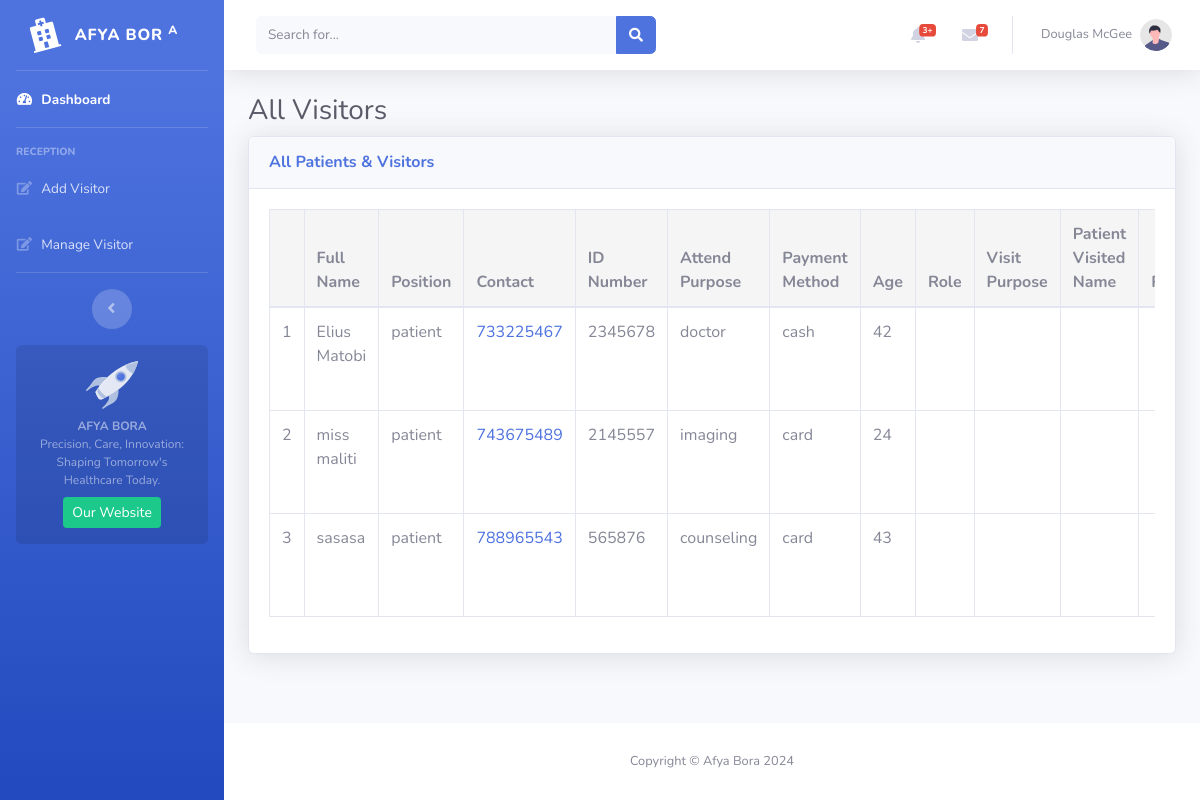
Before: /reception/allpatientsvisitors.php with the older database file.
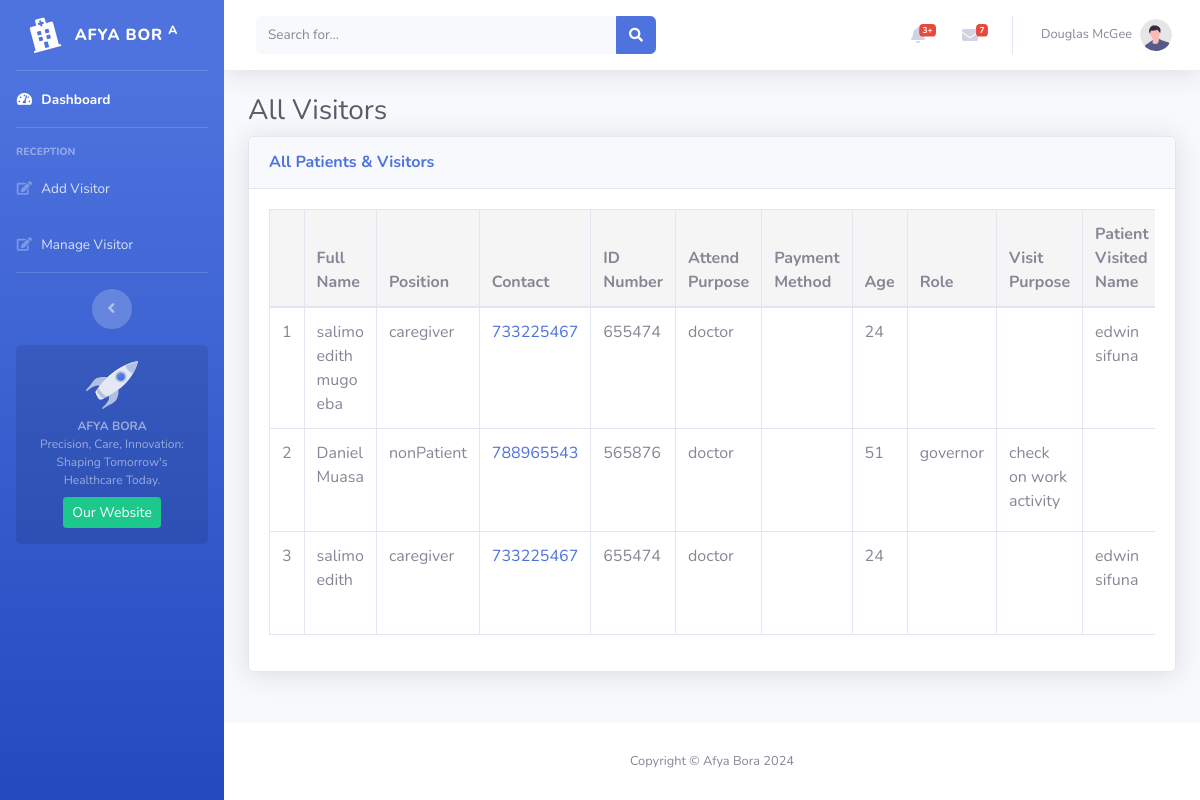
After: the same page with the newer database file.
### tables this page shows
CREATE TABLE `visitors` (
  `id` int NOT NULL,
  `fullname` varchar(255) NOT NULL,
  `position` varchar(255) NOT NULL,
  `contact` int NOT NULL,
  `idNumber` int NOT NULL,
  `attendPurpose` varchar(255) NOT NULL,
  `paymentMethod` varchar(255) NOT NULL,
  `age` int NOT NULL,
  `role` text NOT NULL,
  `visitPurpose` text NOT NULL,
  `patientVisitedName` text NOT NULL,
  `relationship` text NOT NULL,
  `timeIn` timestamp NULL DEFAULT CURRENT_TIMESTAMP,
  `timeOut` timestamp NOT NULL
);

### reception/allpatientsvisitors.php (the view, shortened to what the changed rows need)
<!DOCTYPE html>
<html lang="en">
<head>
    <link href="../vendor/fontawesome-free/css/all.min.css" rel="stylesheet" type="text/css">
    <link href="../css/sb-admin-2.min.css" rel="stylesheet">
</head>
<body id="page-top">
    <div id="wrapper">
        <div id="content-wrapper" class="d-flex flex-column">
            <div id="content">
                    <div class="container-fluid">
                        <h1 class="h3 mb-2 text-gray-800">All Visitors</h1>
                        <div class="card shadow mb-4">
                            <div class="card-body">
                                <div class="table-responsive">
                                    <table class="table table-bordered" id="dataTable" width="100%" cellspacing="0">
                                    <thead>
                                    <?php
require('../database/config.php');
$sql = "SELECT * FROM visitors";
$result = mysqli_query($conn, $sql);
if ($result) {
    if (mysqli_num_rows($result) > 0) {
        echo '<tr style="background-color:whitesmoke;border:2px;">
        <th></th>
        <th>Full Name</th>
        <th>Position</th>
        <th>Contact</th>
        <th>ID Number</th>
        <th>Attend Purpose</th>
        <th>Payment Method</th>
        <th>Age</th>
        <th>Role</th>
        <th>Visit Purpose</th>
        <th>Patient Visited Name</th>
        <th>Relationship</th>
        <th>TimeIn</th>
        <th>TimeOut</th>
        </tr>';
   echo "</thead>";
   echo "<tbody>";
        $count=1;
        while ($row = mysqli_fetch_assoc($result)) {
            echo "<tr>";
            echo "<form method='post' action=''>";
            echo "<td>" . $count . "</td>";
            echo "<td>" . $row['fullname'] . "</td>";
            echo "<td>" . $row['position'] . "</td>";
            echo "<td><a href='tel:" . $row['contact'] . "'>" . $row['contact'] . "</a></td>";
            echo "<td>" . $row['idNumber'] . "</td>";
            echo "<td>" . $row['attendPurpose'] . "</td>";
            echo "<td>" . $row['paymentMethod'] . "</td>";
            echo "<td>" . $row['age'] . "</td>";
            echo "<td>" . $row['role'] . "</td>";
            echo "<td>" . $row['visitPurpose'] . "</td>";
            echo "<td>" . $row['patientVisitedName'] . "</td>";
            echo "<td>" . $row['relationship'] . "</td>";
            echo "</form>";
            echo "</tr>";
            $count++;
        }
        echo"</tbody>";
        echo"</table>";
    } else {
        echo "<tr><td colspan='14'>No visitors found!</td></tr>";
    }
} else {
    die("Error: " . mysqli_error($conn));
}
?>
                                </div>
                            </div>
                        </div>
                </div>
            </div>
        </div>
    </div>
</body>
</html>

Changed rows visible on the page:
removed visitors: fullname "Elius Matobi", position "patient", contact "733225467", idNumber "2345678", attendPurpose "doctor", paymentMethod "cash", age "42"
removed visitors: fullname "miss maliti", position "patient", contact "743675489", idNumber "2145557", attendPurpose "imaging", paymentMethod "card", age "24"
removed visitors: fullname "sasasa", position "patient", contact "788965543", idNumber "565876", attendPurpose "counseling", paymentMethod "card", age "43"
added visitors: fullname "salimo edith mugo eba", position "caregiver", contact "733225467", idNumber "655474", attendPurpose "doctor", age "24", patientVisitedName "edwin sifuna"
added visitors: fullname "Daniel Muasa", position "nonPatient", contact "788965543", idNumber "565876", attendPurpose "doctor", age "51", role "governor", visitPurpose "check on work activity"
added visitors: fullname "salimo edith", position "caregiver", contact "733225467", idNumber "655474", attendPurpose "doctor", age "24", patientVisitedName "edwin sifuna"
